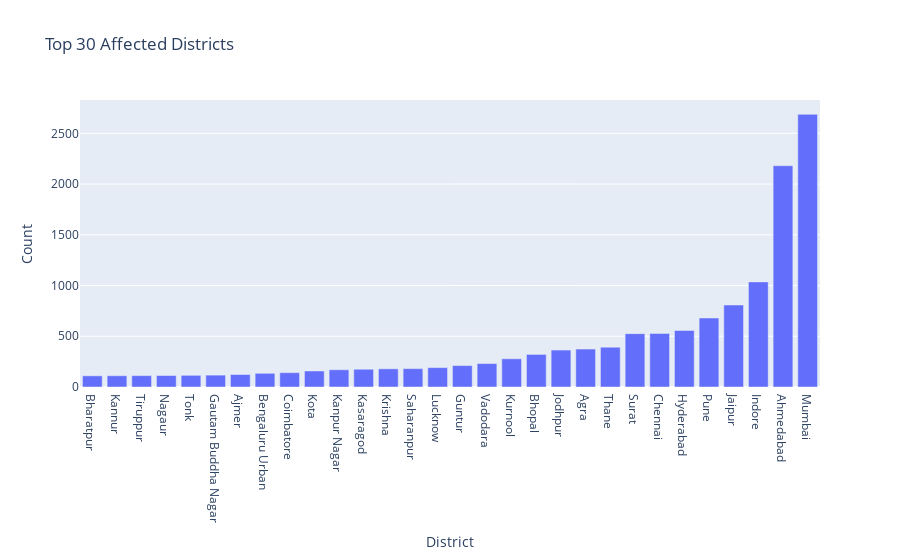

Notebook cell for this chart:
### Markdown cell above
#### Hotspots

### Code cell
df = pd.DataFrame(patients.groupby('detected_district').size().sort_values().tail(30))
df.columns = ['Count']
fig=go.Figure()
fig.add_trace(go.Bar(x=df.index,y=df['Count']))
fig.update_layout(title='Top 30 Affected Districts',xaxis=dict(title='District'),yaxis=dict(title='Count'))

### Figure 1 — Plotly figure (JSON) as saved in the notebook; plotly's stock layout.template omitted (floating-point values rounded to 4 significant figures)
{"data": [{"type": "bar", "x": ["Bharatpur", "Kannur", "Tiruppur", "Nagaur", "Tonk", "Gautam Buddha Nagar", "Ajmer", "Bengaluru Urban", "Coimbatore", "Kota", "Kanpur Nagar", "Kasaragod", "Krishna", "Saharanpur", "Lucknow", "Guntur", "Vadodara", "Kurnool", "Bhopal", "Jodhpur", "Agra", "Thane", "Surat", "Chennai", "Hyderabad", "Pune", "Jaipur", "Indore", "Ahmedabad", "Mumbai"], "y": [110, 111, 112, 113, 115, 117, 123, 135, 141, 158, 170, 175, 179, 181, 191, 211, 231, 278, 321, 364, 374, 392, 526, 528, 557, 680, 808, 1036, 2181, 2687]}], "layout": {"title": {"text": "Top 30 Affected Districts"}, "xaxis": {"title": {"text": "District"}}, "yaxis": {"title": {"text": "Count"}}}}
